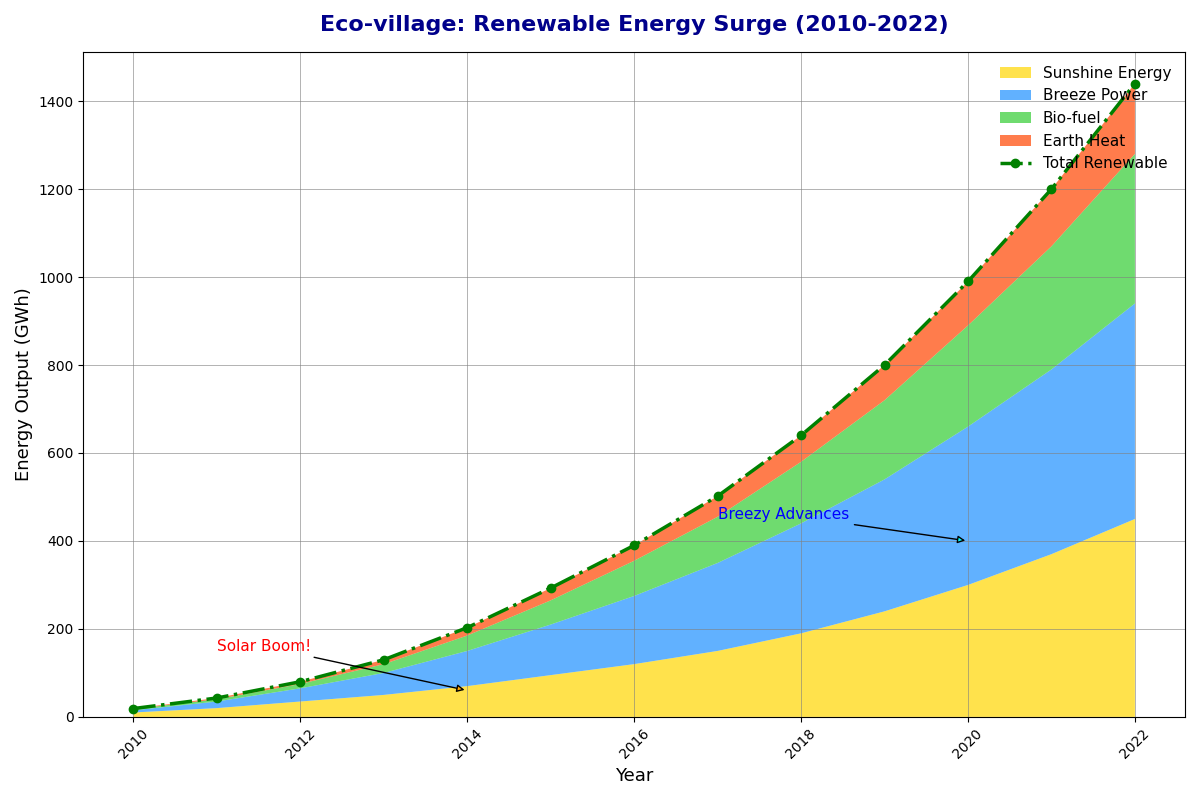

Write Python code to recreate this figure.
import matplotlib.pyplot as plt
import numpy as np

years = np.arange(2010, 2023)

solar_energy = np.array([10, 20, 35, 50, 70, 95, 120, 150, 190, 240, 300, 370, 450])
wind_energy = np.array([5, 15, 30, 50, 80, 115, 155, 200, 250, 300, 360, 420, 490])
biomass_energy = np.array([3, 5, 10, 20, 35, 55, 80, 105, 140, 180, 230, 280, 340])
geothermal_energy = np.array([1, 3, 5, 10, 18, 28, 35, 47, 60, 80, 100, 130, 160])

energy_data = np.vstack([solar_energy, wind_energy, biomass_energy, geothermal_energy])
total_energy = solar_energy + wind_energy + biomass_energy + geothermal_energy

fig, ax = plt.subplots(figsize=(12, 8))
colors = ['#FFD700', '#1E90FF', '#32CD32', '#FF4500']

# Modified stackplot with different marker elements
ax.stackplot(years, energy_data, labels=['Sunshine Energy', 'Breeze Power', 'Bio-fuel', 'Earth Heat'], colors=colors, alpha=0.7)
ax.plot(years, total_energy, color='green', linestyle='-.', linewidth=2.5, label='Total Renewable', marker='o')

# Changed titles and labels with distinctive styles
ax.set_title('Eco-village: Renewable Energy Surge (2010-2022)', fontsize=16, weight='bold', color='darkblue', pad=15)
ax.set_xlabel('Year', fontsize=13)
ax.set_ylabel('Energy Output (GWh)', fontsize=13)

# Modified legend location and style
ax.legend(loc='upper right', fontsize=11, frameon=False)
# Changed grid style
ax.grid(True, linestyle='-', linewidth=0.7, alpha=0.6, color='gray')

plt.xticks(rotation=45)

# Altered annotation positions and styles
ax.annotate('Solar Boom!', xy=(2014, 60), xytext=(2011, 150),
            arrowprops=dict(facecolor='orange', arrowstyle='-|>'),
            fontsize=11, color='red')

ax.annotate('Breezy Advances', xy=(2020, 400), xytext=(2017, 450),
            arrowprops=dict(facecolor='cyan', arrowstyle='-|>'),
            fontsize=11, color='blue')

plt.tight_layout()
plt.show()
